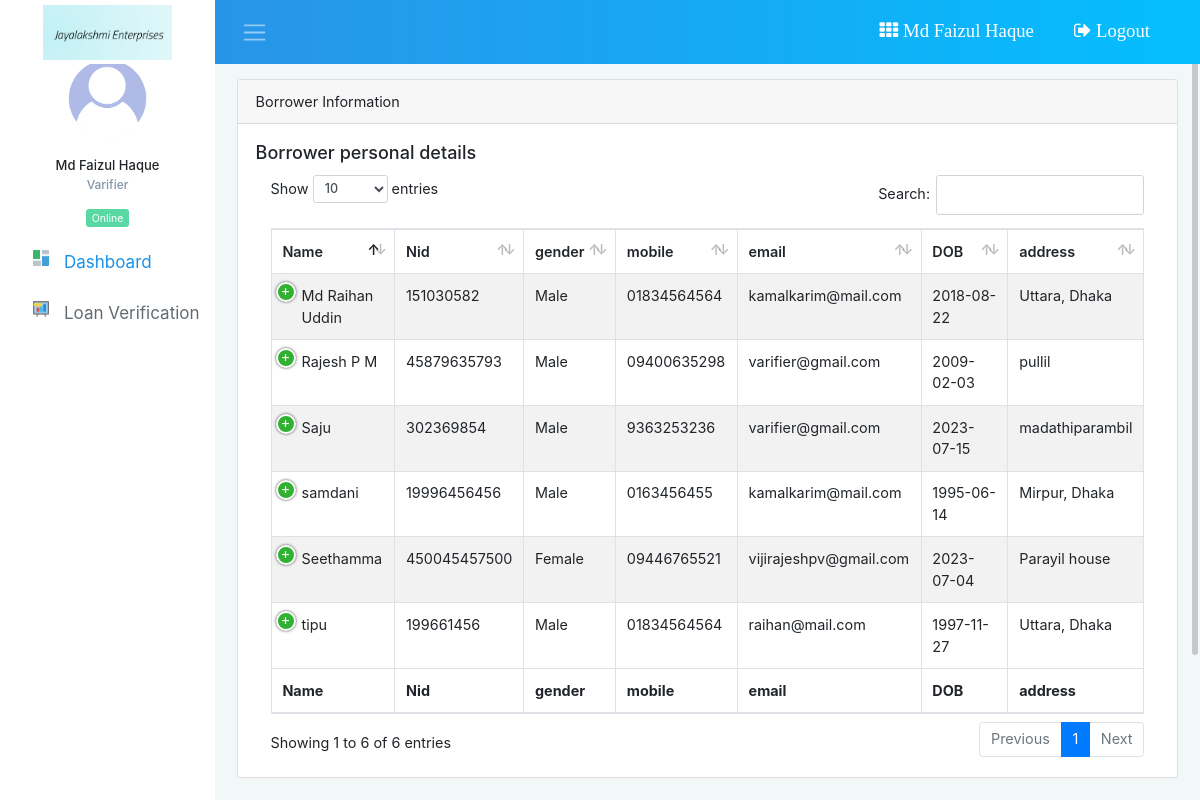
The page /viewborrower.php (signed in) on the database its author committed.
### tables this page shows
CREATE TABLE `tbl_borrower` (
  `id` int(11) NOT NULL,
  `name` varchar(100) NOT NULL,
  `nid` bigint(30) NOT NULL,
  `rejected` int(11) NOT NULL DEFAULT 0,
  `gender` varchar(20) NOT NULL,
  `mobile` varchar(20) NOT NULL,
  `email` varchar(50) NOT NULL,
  `dob` date NOT NULL,
  `address` varchar(255) NOT NULL,
  `working_status` varchar(50) NOT NULL,
  `image` varchar(100) NOT NULL
);

### classes/Employee.php (called while the page is built, shortened)
<?php
$filepath = realpath(dirname(__FILE__));
include_once ($filepath."/../libs/CrudOperation.php");
class Employee
{
	private $db;
	function __construct()
	{
		$this->db = new CrudOperation();
	}
	public function viewBorrower()
	{
		$sql = "SELECT * FROM tbl_borrower  ORDER BY id DESC";
		$result = $this->db->select($sql);
		return $result;
	}
}
?>

### libs/CrudOperation.php (called while the page is built, shortened)
<?php
Class CrudOperation{
	 public $host   = DB_HOST;
	 public $user   = DB_USER;
	 public $pass   = DB_PASS;
	 public $dbname = DB_NAME;
	 public $link;
	private function connectDB(){
		 $this->link = new mysqli($this->host, $this->user, $this->pass,$this->dbname);
	 }
	public function select($query){
	  $result = $this->link->query($query) or die($this->link->error.__LINE__);
		  if($result->num_rows > 0){
		    return $result;
		  }else {
		    return false;
		  }
	 }
}

### viewborrower.php (the view, shortened to what this page needs)
<?php
  include_once "inc/header.php";
  include_once "inc/sidebar.php";
?>
<div class="card">
  <div class="card-header">
    Borrower Information
  </div>
  <div class="card-body">
    	<h5 class="card-title">Borrower personal details</h5>
		<table id="example" class="table table-striped table-bordered table-hover" cellspacing="0" width="100%">
	        <thead>
	            <tr>
	                <th>Name</th>
	                <th>Nid</th>
	                <th>gender</th>
	                <th>mobile</th>
	                <th>email</th>
	                <th>DOB</th>
	                <th>address</th>
	            </tr>
	        </thead>
	        <tfoot>
	            <tr>
	                <th>Name</th>
	                <th>Nid</th>
	                <th>gender</th>
	                <th>mobile</th>
	                <th>email</th>
	                <th>DOB</th>
	                <th>address</th>
	            </tr>
	        </tfoot>
	        <tbody>
	        	<?php
	        		$all = $emp->viewBorrower();
	        		if ($all) {
	        			while ($row = $all->fetch_assoc()) {
	        	 ?>
	            <tr>
	                <td><?php echo $row['name']; ?></td>
	                <td><?php echo $row['nid']; ?></td>
	                <td><?php echo $row['gender']; ?></td>
	                <td><?php echo $row['mobile']; ?></td>
	                <td><?php echo $row['email']; ?></td>
	                <td><?php echo $row['dob']; ?></td>
	                <td><?php echo $row['address']; ?></td>
	            </tr>
				<?php
	        			}
	        		}
				 ?>
	        </tbody>
	    </table>
	  </div>
	</div>
<?php
include_once "inc/footer.php";
?>

### assets/css/dataTables.responsive.css (style rules this page uses)
table.dataTable.dtr-inline.collapsed > tbody > tr > td:first-child, table.dataTable.dtr-inline.collapsed > tbody > tr > th:first-child { position: relative; padding-left: 30px; cursor: pointer; }
table.dataTable.dtr-inline.collapsed > tbody > tr > td:first-child:before, table.dataTable.dtr-inline.collapsed > tbody > tr > th:first-child:before { top: 8px; left: 4px; height: 16px; width: 16px; display: block; position: absolute; color: white; border: 2px solid white; border-radius: 16px; text-align: center; line-height: 14px; box-shadow: 0 0 3px #444; box-sizing: content-box; content: '+'; background-color: #31b131; }

### rows shown on the page
tbl_borrower: name "Rajesh P M", nid "45879635793", gender "Male", mobile "09400635298", email "varifier@gmail.com", dob "2009-02-03", address "pullil"
tbl_borrower: name "Saju", nid "302369854", gender "Male", mobile "9363253236", email "varifier@gmail.com", dob "2023-07-15", address "madathiparambil"
tbl_borrower: name "Seethamma", nid "450045457500", gender "Female", mobile "09446765521", email "vijirajeshpv@gmail.com", dob "2023-07-04", address "Parayil house"
tbl_borrower: name "Md Raihan Uddin", nid "151030582", gender "Male", mobile "01834564564", email "kamalkarim@mail.com", dob "2018-08-22", address "Uttara, Dhaka"
tbl_borrower: name "samdani", nid "19996456456", gender "Male", mobile "0163456455", email "kamalkarim@mail.com", dob "1995-06-14", address "Mirpur, Dhaka"
tbl_borrower: name "tipu", nid "199661456", gender "Male", mobile "01834564564", email "raihan@mail.com", dob "1997-11-27", address "Uttara, Dhaka"

### other values the page prints
Session::get("name") "Md Faizul Haque"
Session::get("designation") "Varifier"
